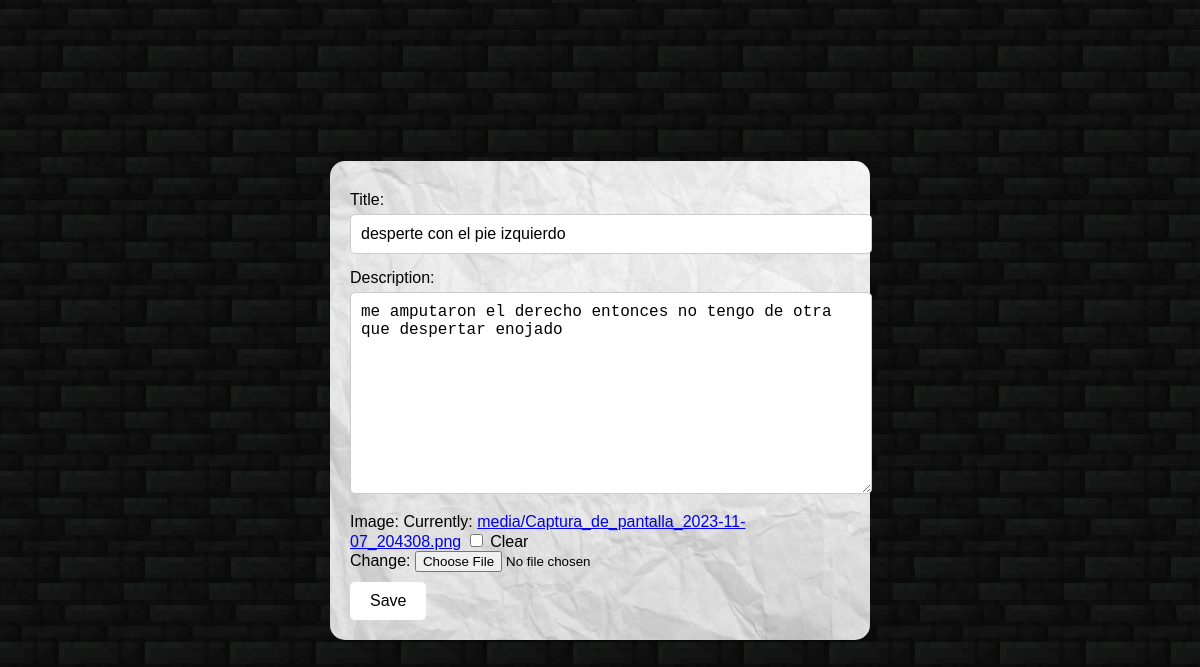
Screenshot of /detail/11/update with the database file from the repository.
### projects/models.py (models this page shows, shortened)
class Post(models.Model):
    title=models.CharField(max_length=30)
    description=models.TextField()
    image=models.ImageField(upload_to="media",blank=True)

### projects/views.py (the view)
# urls.py: path("detail/<int:pk>/update",UpdatePageView.as_view(),name="update"),
class UpdatePageView(UpdateView):
    model=Post
    fields= ["title","description","image"]
    template_name="update.html"
    success_url = reverse_lazy("home")

### templates/update.html (shortened to what this page needs)
<!DOCTYPE html>
<html lang="es">
<head>
</head>
<body>
    <div class="form-container">
        <form method="post" enctype="multipart/form-data">
            {{ form.as_p }}
            <input type="submit" value="Save">
        </form>
    </div>
</body>
</html>

### templates/update.html (style rules this page uses)
body { background-image: url('/static/css/f1.png'); margin: 0; padding: 0; min-height: 100vh; display: flex; justify-content: center; align-items: center; font-family: Arial, sans-serif; }
.form-container { background-image: url('/static/css/f2.jpg'); background-size: cover; background-color: white; border-radius: 15px; padding: 20px; max-width: 500px; width: 100%; box-shadow: 0 4px 8px rgba(0, 0, 0, 0.2); }
.form-container p { margin: 10px 0; }
.form-container input[type="submit"] { background-color: white; color: black; border: none; padding: 10px 20px; border-radius: 5px; cursor: pointer; font-size: 16px; }
.form-container input[type="text"], .form-container input[type="email"], .form-container input[type="password"], .form-container textarea, .form-container select { width: 100%; padding: 10px; margin: 5px 0; border: 1px solid #ccc; border-radius: 5px; font-size: 16px; }

### rows the page displays
Post: title "desperte con el pie izquierdo", description "me amputaron el derecho entonces no tengo de otra que despertar enojado"
